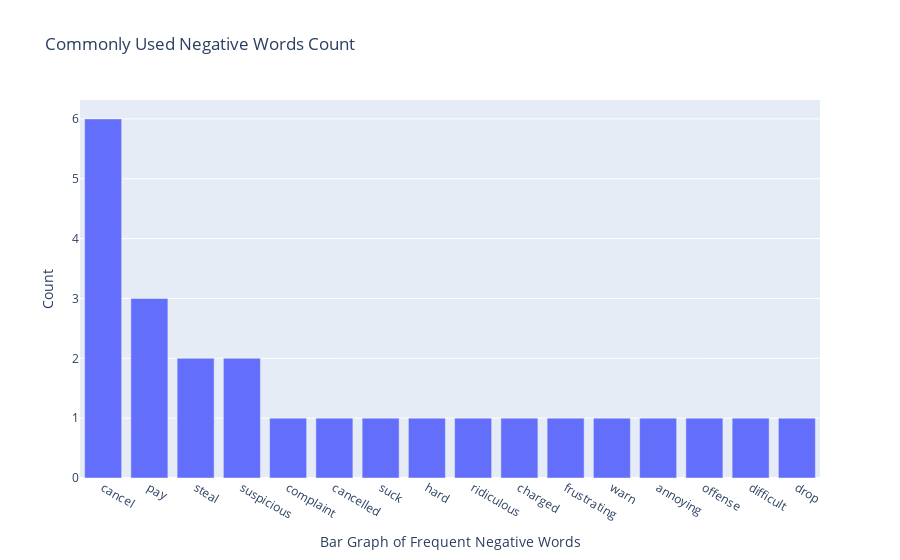

Notebook code cell kept with this figure:
### Code cell
# Most common negative words

neg_freq_df = pd.DataFrame(frequent_neg_words.most_common(no_of_words))
neg_freq_df = neg_freq_df.rename(columns = {0: "Bar Graph of Frequent Negative Words", 1: "Count"}, inplace=False)

fig = px.bar(neg_freq_df, x = "Bar Graph of Frequent Negative Words", y = "Count", title = "Commonly Used Negative Words Count")

fig.show()

### Figure 1 — Plotly figure (JSON) as saved in the notebook; plotly's stock layout.template omitted (floating-point values rounded to 4 significant figures)
{"data": [{"alignmentgroup": "True", "hovertemplate": "Bar Graph of Frequent Negative Words=%{x}<br>Count=%{y}<extra></extra>", "legendgroup": "", "marker": {"color": "#636efa", "pattern": {"shape": ""}}, "name": "", "offsetgroup": "", "orientation": "v", "showlegend": false, "textposition": "auto", "type": "bar", "x": ["cancel", "pay", "steal", "suspicious", "complaint", "cancelled", "suck", "hard", "ridiculous", "charged", "frustrating", "warn", "annoying", "offense", "difficult", "drop"], "xaxis": "x", "y": [6, 3, 2, 2, 1, 1, 1, 1, 1, 1, 1, 1, 1, 1, 1, 1], "yaxis": "y"}], "layout": {"barmode": "relative", "legend": {"tracegroupgap": 0}, "title": {"text": "Commonly Used Negative Words Count"}, "xaxis": {"anchor": "y", "domain": [0, 1], "title": {"text": "Bar Graph of Frequent Negative Words"}}, "yaxis": {"anchor": "x", "domain": [0, 1], "title": {"text": "Count"}}}}
